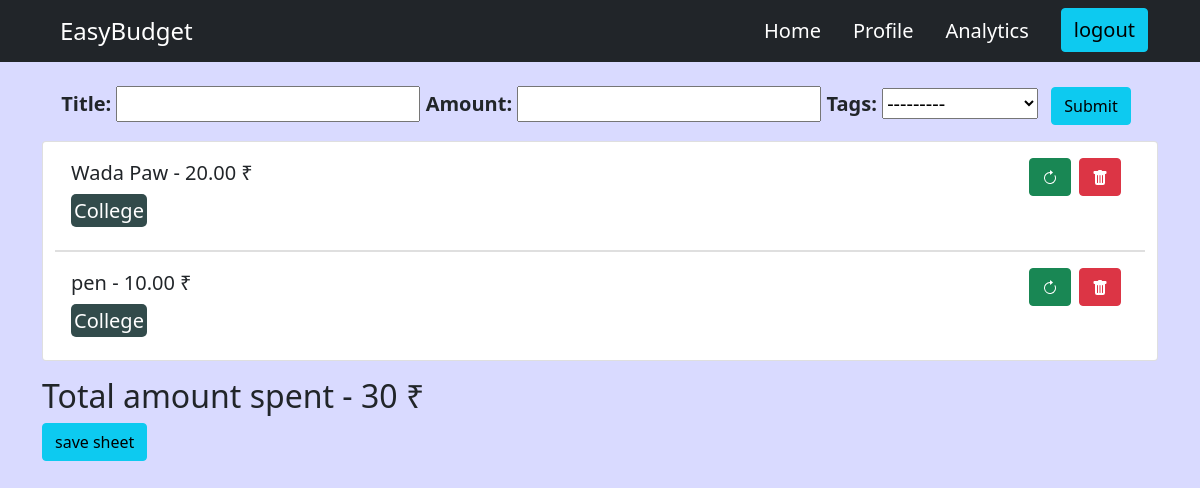
The app's page / (signed in), older data.
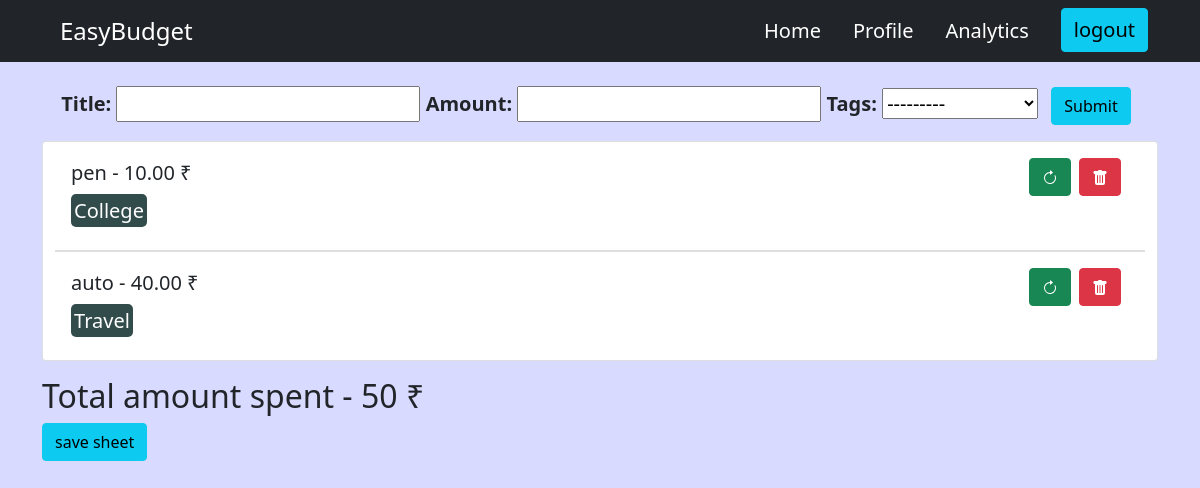
The same page, newer data.
### budget/models.py (models this page shows, shortened)
class Item(models.Model):
    user = models.ForeignKey(User,on_delete=models.CASCADE, null = True,related_name="itemOwner")
    title = models.CharField(max_length=50)
    amount = models.DecimalField(max_digits=10000, decimal_places=2)
    tags = models.ForeignKey('Tag',null = True,on_delete=models.CASCADE)
    created = models.DateTimeField(auto_now_add=True)
    id = models.UUIDField(default=uuid.uuid4, unique = True, primary_key=True, editable=False)

class Tag(models.Model):
    name = models.CharField(max_length= 200)
    created = models.DateTimeField(auto_now = True)
    id = models.UUIDField(default = uuid.uuid4, unique = True , primary_key=True, editable=False)
    def __str__(self):
        return self.name

### budget/views.py (the view)
# urls.py: path('', views.home, name='home'),
@login_required(login_url='login')
def home(request):
    items = Item.objects.filter(user = request.user)
    form = ItemForm()
    total = 0
    for item in items:
        total += int(item.amount)
    if request.user.is_authenticated:
        if request.method == "POST":
            user = request.user
            form = ItemForm(request.POST)
            if form.is_valid:
                itemList = form.save(commit=False)
                itemList.user = user
                itemList.save()
                return redirect('home')
    context = {'form':form, 'items':items,'total':total}
    return render(request,'budget/home.html',context)

### budget/forms.py
class ItemForm(ModelForm):
    class Meta:
         model = Item
         fields = ['title', 'amount','tags']

### budget/templates/budget/home.html (shortened to what this page needs)
{% extends 'main.html' %}
{%load crispy_forms_tags %}
{% block content %}
<div class="container-sm my-4">
    <div class="mt-4 d-flex justify-content-center fs-5 fw-bold">
        <form action="{% url 'home' %}" method="POST">
            {{form}}
            <input type="submit" class = "btn btn-info mx-2">
        </form>
    </div>
    <div class="container card my-3">
      {% for item in user.itemOwner.all %}
      <ul class="list-group list-group-flush fs-5">
        <li class="list-group-item my-2">
          {{item.title}} - {{item.amount}} &#8377
          <span><a class = "btn btn-danger float-end mx-2" href="{% url 'delete-item' item.id %}"></a></span>
          <span><a class = "btn btn-success float-end" href="{% url 'update-item' item.id %}"></a></span>
          <div class = "my-2">
              <span class="chip">{{item.tags}}</span>
          </div>
        </li>
      </ul>
      {% endfor %}
    </div>
    <h2>Total amount spent - {{total}} &#8377</h2>
    <a href= "{% url 'sheet' %}"><button class = "btn btn-info">save sheet</button></a>
</div>
{% endblock content %}

Row changes from the older to the newer data that the page shows:
removed Item: title "Wada Paw", amount "20.00", tags "College"
added Item: title "auto", amount "40.00", tags "Travel"
Text that changed along with them:
{{ total }}: "30" → "50"
